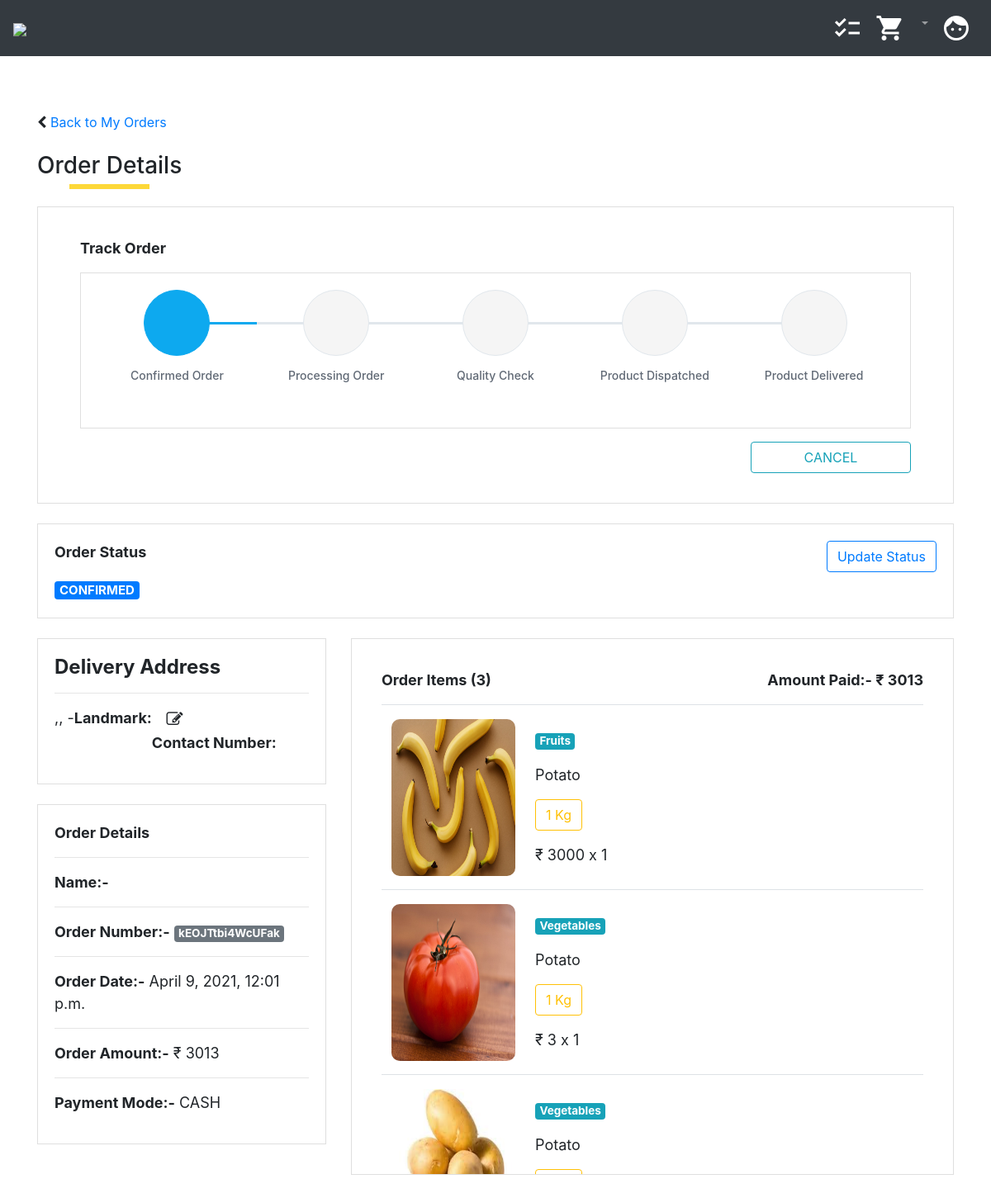
Screenshot of /order_detail/kEOJTtbi4WcUFak/ with the database file from the repository.
### home/models.py (models this page shows, shortened)
class Order(models.Model):
    order_code = models.CharField(max_length=15)
    customer = models.ForeignKey(Customer, on_delete=models.CASCADE,null=True)
    address = models.ForeignKey(Address, on_delete=models.CASCADE,null=True)
    payment_type = models.CharField(max_length=20,null=True)
    total_price = models.IntegerField(null=True)
    order_date = models.DateTimeField(auto_now_add=True)
    order_delivered_date = models.DateTimeField(null=True)
    status = models.CharField(max_length=10)
    def getProductCount(self):
        cart_item = CartItem.objects.filter(order_id=self.id)
        if cart_item != None:
            return cart_item.count()
        else:
            return ""

class CartItem(models.Model):
    product = models.ForeignKey(Product, on_delete=models.CASCADE,null=True)
    customer = models.ForeignKey(Customer, on_delete=models.CASCADE,null=True)
    quantity = models.IntegerField(default=1)
    total_price = models.IntegerField(default=0)
    order_id = models.IntegerField(default=0)
    ordered = models.BooleanField(default=False)

class Product(models.Model):
    name = models.CharField(max_length=50)
    description = models.CharField(max_length=200, default='' , null=True , blank=True)
    price = models.IntegerField(default=0)
    quantity = models.IntegerField(default=1)
    category = models.ForeignKey(Category, on_delete=models.CASCADE, default=1)
    unit_measure = models.ForeignKey(UnitMeasure, on_delete=models.CASCADE,null=True)
    image = models.ImageField(upload_to='uploads/products/',blank=True)
    is_favourite = models.BooleanField(default=False)

class Category(models.Model):
    name = models.CharField(max_length=50,unique = True)
    description = models.CharField(max_length=200, default='' , null=True , blank=True)

class UnitMeasure(models.Model):
    unit = models.CharField(max_length=50)
    description = models.CharField(max_length=200, default='' , null=True , blank=True)

### home/views.py (the view)
# urls.py: path('order_detail/<str:order_code>/',views.order_detail, name='order_detail'),
def order_detail(request,order_code):
    order = Order.objects.get(order_code=order_code)
    cart_items = CartItem.objects.filter(order_id=order.id)
    customer = Customer.objects.filter(user_id=request.session.get('user_id')).last()
    address = Address.objects.filter(customer_id=request.session.get('customer_id'),is_active=True).last()
    context = {
        "order" : order,
        "cart_items" : cart_items,
        "customer" : customer,
        "address" : address,
    }
    return render(request, 'order_detail.html',context)

### templates/order_detail.html (shortened to what this page needs)
{% extends "base.html" %}
{% load static %}
{% block content %}
    <div class="container mt-3">
        <br><br>
        <i class="fa fa-chevron-left" aria-hidden="true"></i><a style="text-decoration:none;" href="/order_listing">  Back to My Orders</a><br><br>
        <h3 class="pseudo_border">Order Details</h3>
        <br><br>
        {% if order.status == 'CONFIRMED' or order.status == 'PROCESSING ORDER' or  order.status == 'QUALITY CHECK' or order.status == 'PRODUCT DISPATCHED' or order.status == 'DELIVERED' %}
            <div class="row">
                <div class="col-sm-12">
                    <div class="card p-3 box">
                        <blockquote class="blockquote mb-0 card-body">
                            <link rel="stylesheet" href="https://cdn.jsdelivr.net/npm/pixeden-stroke-7-icon@1.2.3/pe-icon-7-stroke/dist/pe-icon-7-stroke.min.css">
                            <div class="container padding-bottom-3x mb-1">
                                <p><b>Track Order</b></p>
                                    <div class="card mb-3">
                                        <div class="card-body">
                                            <div class="steps d-flex flex-wrap flex-sm-nowrap justify-content-between padding-top-2x padding-bottom-1x">
                                            <div class="step {% if order.status == 'CONFIRMED' or order.status == 'PROCESSING ORDER' or  order.status == 'QUALITY CHECK' or order.status == 'PRODUCT DISPATCHED' or order.status == 'DELIVERED' %}completed{% endif %}">
                                                <div class="step-icon-wrap">
                                                <div class="step-icon"></div>
                                                </div>
                                                <h4 class="step-title">Confirmed Order</h4>
                                            </div>
                                            <div class="step {% if order.status == 'PROCESSING ORDER' or order.status == 'QUALITY CHECK' or order.status == 'PRODUCT DISPATCHED' or order.status == 'DELIVERED'  %}completed{% endif %}">
                                                <div class="step-icon-wrap">
                                                <div class="step-icon"></div>
                                                </div>
                                                <h4 class="step-title">Processing Order</h4>
                                            </div>
                                            <div class="step {% if order.status == 'QUALITY CHECK' or order.status == 'PRODUCT DISPATCHED' or order.status == 'DELIVERED'%}completed{% endif %}">
                                                <div class="step-icon-wrap">
                                                <div class="step-icon"></div>
                                                </div>
                                                <h4 class="step-title">Quality Check</h4>
                                            </div>
                                            <div class="step {% if order.status == 'PRODUCT DISPATCHED' or order.status == 'DELIVERED'%}completed{% endif %}">
                                                <div class="step-icon-wrap">
                                                <div class="step-icon"></div>
                                                </div>
                                                <h4 class="step-title">Product Dispatched</h4>
                                            </div>
                                            <div class="step {% if order.status == 'DELIVERED'%}completed{% endif %}">
                                                <div class="step-icon-wrap">
                                                <div class="step-icon"></div>
                                                </div>
                                                <h4 class="step-title">Product Delivered</h4>
                                            </div>
                                            </div>
                                        </div>
                                    </div>
                                {% if order.status == "CONFIRMED" %}
                                    <form action="/cancel_order" method="post"  autocomplete="off">
                                        <button onclick="return confirm('Are you sure you want to Cancel Order?')" style="float:right;width:194px;" type="submit" class="btn btn-outline-info">CANCEL</button>
                                    </form>
                                {% endif %}
                            </blockquote>
                        </div>
                    </div>
                </div>
        {% endif %}
        <br>
        <div class="row">
            <div class="col-sm-12">
                <div class="card box">
                    <blockquote class="blockquote mb-0 card-body">
                        <p><b>Order Status</b> <button style="float:right;" type="button" class="btn btn-outline-primary" data-toggle="modal" data-target="#exampleModal">Update Status</button></p>
                        {% if order.status == "CONFIRMED" %}
                            <span class="badge badge-primary">{{order.status}}</span>
                        {% elif order.status == "PROCESSING ORDER" %}
                            <span class="badge badge-secondary">{{order.status}}</span>
                        {% elif order.status == "QUALITY CHECK" %}
                            <span class="badge badge-warning">{{order.status}}</span>
                        {% elif order.status == "PRODUCT DISPATCHED" %}
                            <span class="badge badge-info">{{order.status}}</span>
                        {% elif order.status == "ORDER FAILED" %}
                            <span class="badge badge-danger">{{order.status}}</span>
                        {% elif order.status == "ORDER CANCELLED" %}
                            <span class="badge badge-danger">{{order.status}}</span>
                        {% endif %}
                    </blockquote>
                </div>
            </div>
        </div>
        <br>
        <div class="row">
            <div class="col-sm-4">
                <div class="card box">
                    <blockquote class="blockquote mb-0 card-body">
                        <h4><b>Delivery Address</b></h4>
                        <hr>
                        <div class="form-check form-check-inline" style="width:9%;">
                            <a href="/address_form" class="custom-link" style=""> <i style="font-size: 20px;" class="fa fa-pencil-square-o" aria-hidden="true"></i></a>
                        </div>
                        <p style="float:left;">{{address.state}},{{address.city}},{{address.country}} - {{address.pincode}} </p>
                        <p style="float:left;"><b>Landmark:</b> {{address.landmark}}</p>
                        <p style="float:left;"><b>Contact Number:</b> {{customer.phone_no}}</p>
                    </blockquote>
                </div>
                <br>
                <div class="card box">
                    <blockquote class="blockquote mb-0 card-body">
                        <p><b>Order Details</b></p>
                        <hr>
                        <p><b>Name:-</b> </p>
                        <hr>
                        <p><b>Order Number:-</b> <span class="badge badge-secondary">{{order.order_code}}</span></p>
                        <hr>
                        <p><b>Order Date:-</b> <span>{{order.order_date}}</span></p>
                        <hr>
                        <p><b>Order Amount:-</b> <span>₹ {{order.total_price}}</span></p>
                        <hr>
                        <p><b>Payment Mode:-</b> <span>{{order.payment_type}}</span></p>
                    </blockquote>
                </div>
            </div>
            <div class="col-sm-8">
                <div class="card p-3 box" style="max-height: 650px;overflow: auto;">
                    <blockquote class="blockquote mb-0 card-body">
                        <p><b>Order Items ({{order.getProductCount}})</b><span style="float:right;"><b>Amount Paid:- ₹ {{order.total_price}}</b></span></p>
                        <table class="table" style="">
                        <tbody>
                            {% for cart_item in cart_items %}
                                <tr>
                                    <td style="vertical-align: inherit;">
                                        <a href="/product_detail/{{cart_item.product_id}}"><img style="border-radius:10px;" src="{{cart_item.product.image.url}}" width="150" height="190" /></a>
                                    </td>
                                    <td style="width:90%;">
                                        <p>
                                            <span class="badge badge-info">{{cart_item.product.category.name}}</span>
                                        </p>
                                        <p>Potato</p>
                                        <p><button title="Available In" type="button" class="btn btn-outline-warning">{{cart_item.product.quantity}} {{cart_item.product.unit_measure.unit}}</button></p>
                                        <p>₹ {{cart_item.product.price}} x {{cart_item.quantity}}</p>
                                    </td>
                                </tr>
                            {% endfor %}
                        </tbody>
                    </table>
                    </blockquote>
                </div>
            </div>
        </div>
    </div>
    <br><br><br>
{% endblock %}

### templates/base.html (shortened to what this page needs)
{% load static %}
<!doctype html>
<html lang="en">
  <head>
    <link rel="stylesheet" href="https://stackpath.bootstrapcdn.com/bootstrap/4.3.1/css/bootstrap.min.css">
    <link rel="stylesheet" href="https://stackpath.bootstrapcdn.com/font-awesome/4.7.0/css/font-awesome.min.css">
    <link href="{% static 'css/custom.css' %}" rel="stylesheet">
  </head>
  <body>
    <nav class="navbar navbar-expand-lg navbar-dark bg-dark fixed-top">
        <a class="navbar-brand" href="/"><img src="{% static 'images/logo2.png' %}" style="width:118px;" /></a>
        <div class="collapse navbar-collapse" id="navbarSupportedContent">
            <ul class="navbar-nav ml-auto">
                <li class="nav-item">
                    <a class="nav-link wishlist-count" title="Wishlist Items" href="/shop_wishlist"><img src="{% static 'images/checklist-icon-nav.png' %}" />
                    </a>
                </li>
                <li class="nav-item">
                    <a class="nav-link" title="Cart Items" href="/shop_cart"><img src="{% static 'images/baseline_shopping_cart_white_18dp.png' %}" />
                    </a>
                <ul class="navbar-nav">
                    <li class="nav-item dropdown">
                        <a class="nav-link dropdown-toggle" href="#" id="navbarDropdown" role="button" data-toggle="dropdown" aria-haspopup="true" aria-expanded="false">
                        </a>
                    </li>
                    <li class="nav-item">
                        <a class="nav-link" href="/myaccount"> <img src="{% static 'images/baseline_face_white_18dp.png' %}" /> </a>
                    </li>
                </ul>
            </ul>
        </div>
    </nav>
    <br><br><br>
    {% block content %} {% endblock %}
  </body>
</html>

### static/css/custom.css (style rules this page uses)
.pseudo_border { position:relative; display:inline-block; }
.pseudo_border:after { content:''; position:absolute; left:0;right:0; top:85%; margin: 10px auto; width:55%; height:6px; background:#FDD838; }
.custom-link { color: #212529; text-decoration: none; }

### rows the page displays
Order: status "CONFIRMED", order_code "kEOJTtbi4WcUFak", order_date "April 9, 2021, 12:01 p.m.", total_price "3013", payment_type "CASH", getProductCount "3"
CartItem: product.image (picture), product.category.name "Fruits", product.quantity "1", product.unit_measure.unit "Kg", product.price "3000", quantity "1"
CartItem: product.image (picture), product.category.name "Vegetables", product.quantity "1", product.unit_measure.unit "Kg", product.price "3", quantity "1"
CartItem: product.image (picture), product.category.name "Vegetables"
